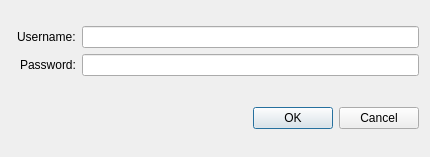
<?xml version="1.0" encoding="UTF-8"?>
<ui version="4.0">
 <class>Login</class>
 <widget class="QDialog" name="Login">
  <property name="windowModality">
   <enum>Qt::ApplicationModal</enum>
  </property>
  <property name="geometry">
   <rect>
    <x>0</x>
    <y>0</y>
    <width>430</width>
    <height>157</height>
   </rect>
  </property>
  <property name="windowTitle">
   <string>Login</string>
  </property>
  <layout class="QGridLayout" name="gridLayout_Dialog">
   <item row="3" column="1">
    <layout class="QGridLayout" name="gridLayout">
     <property name="leftMargin">
      <number>6</number>
     </property>
     <property name="rightMargin">
      <number>0</number>
     </property>
     <property name="bottomMargin">
      <number>10</number>
     </property>
     <item row="1" column="1">
      <widget class="QLineEdit" name="lineEdit_Password">
       <property name="focusPolicy">
        <enum>Qt::StrongFocus</enum>
       </property>
       <property name="inputMethodHints">
        <set>Qt::ImhHiddenText|Qt::ImhNoAutoUppercase|Qt::ImhNoPredictiveText|Qt::ImhSensitiveData</set>
       </property>
       <property name="echoMode">
        <enum>QLineEdit::Password</enum>
       </property>
      </widget>
     </item>
     <item row="1" column="0" alignment="Qt::AlignRight">
      <widget class="QLabel" name="label_Password">
       <property name="text">
        <string>Password:</string>
       </property>
      </widget>
     </item>
     <item row="0" column="1">
      <widget class="QLineEdit" name="lineEdit_Username"/>
     </item>
     <item row="0" column="0" alignment="Qt::AlignRight">
      <widget class="QLabel" name="label_Username">
       <property name="text">
        <string>Username:</string>
       </property>
      </widget>
     </item>
    </layout>
   </item>
   <item row="4" column="1">
    <widget class="QDialogButtonBox" name="buttonBox">
     <property name="standardButtons">
      <set>QDialogButtonBox::Cancel|QDialogButtonBox::Ok</set>
     </property>
    </widget>
   </item>
  </layout>
 </widget>
 <resources/>
 <connections>
  <connection>
   <sender>buttonBox</sender>
   <signal>rejected()</signal>
   <receiver>Login</receiver>
   <slot>close()</slot>
   <hints>
    <hint type="sourcelabel">
     <x>233</x>
     <y>161</y>
    </hint>
    <hint type="destinationlabel">
     <x>233</x>
     <y>94</y>
    </hint>
   </hints>
  </connection>
 </connections>
</ui>
